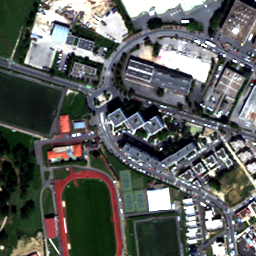
#> input picture laboratory_2/images/rgb_image.png, 256 x 256 px
$ python image_plotting.py
#> lines starting #> are read from the running program, lines starting #| are printed output that depends on the picture
import matplotlib.pyplot as plt

# OS module in Python provides functions for interacting with the operating system.
# You can use os.path() to find some files and os.open() to open it.
import os

# Folder which contains images.
path = "images"

# os.path.join is joining paths into one path.
# For more information about os.path.join visit:
# https://www.geeksforgeeks.org/python-os-path-join-method/
# plt.imread command reads image from a file into an array
# (i.e. picture in general is the "matrix" of pixels, where
# pixel is the triple (a1,a2,a3), 0 <= ai <= 255 meaning
# the percent of red, green, blue in that "area").
# The rgb_picture and nir_picture below are numpy arrays.
# To see more about plt.imread visit:
# https://matplotlib.org/stable/api/_as_gen/matplotlib.pyplot.imread.html
rgb_picture = plt.imread(os.path.join(path, 'rgb_image.png'))
#> rgb_picture is the input picture: shape (256, 256, 3) float32; mean R, G, B 0.357, 0.369, 0.358
nir_picture = plt.imread(os.path.join(path, 'nir_image.png'))
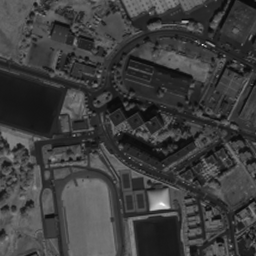
#> input picture laboratory_2/images/nir_image.png, 256 x 256 px
#> nir_picture is the input picture: shape (256, 256) float32; min 0.0314, max 0.984, mean 0.24

print('RGB shape:', rgb_picture.shape)
#| RGB shape: (256, 256, 3)
print('NIR shape:', nir_picture.shape)
#| NIR shape: (256, 256)

# The next part is for showing our pictures.
# The way we plot picture is simply write plt.imshow(picture_name),
# but taking into account that we have two of them we want to plot
# them in a row. In that case we create the place for plotting using subplot command
# (see more https://matplotlib.org/stable/api/_as_gen/matplotlib.pyplot.subplots.html).
fig, axes = plt.subplots(1, 2) # creates 1 row, 2 columns.

# Name each column.
axes[0].set(title = 'RGB')
axes[1].set(title = 'NIR')

# Plotting images using imshow command.
axes[0].imshow(rgb_picture)
axes[1].imshow(nir_picture, cmap = 'gray') # Displays a grayscale image.

# Final command to show pictures.
plt.show()
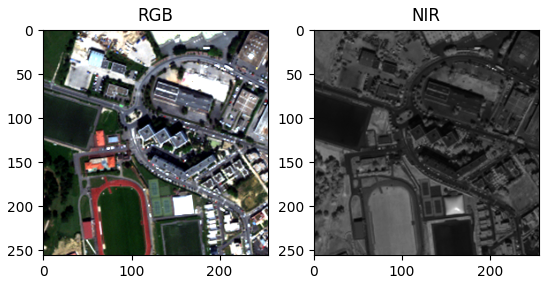
#> figure drawn by matplotlib, 2 panels
